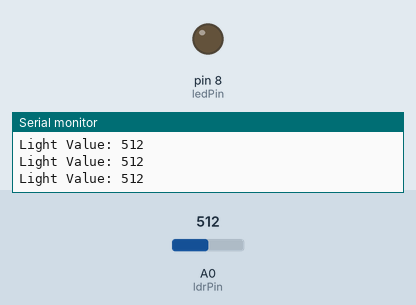
This sketch was run on a simulated Arduino Uno, built with avr-gcc and run on an emulated ATmega328P. On the bench: output pins drawn as LEDs (lit = HIGH), the last lines printed to the serial monitor. Inputs (shaded band) come from the test bench; at power-on: A0 (ldrPin) = 512.

Above: at 1.3 s.
1.4 s: A0 (ldrPin) set to 483
At 2.3 s:
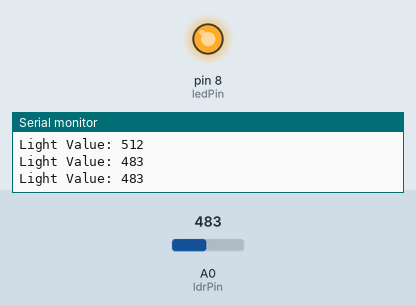
3.0 s: A0 (ldrPin) set to 510
At 3.5 s:
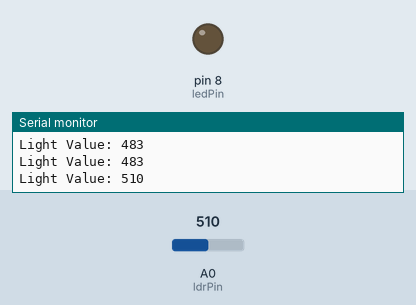
4.5 s: A0 (ldrPin) set to 490
At 5.9 s:
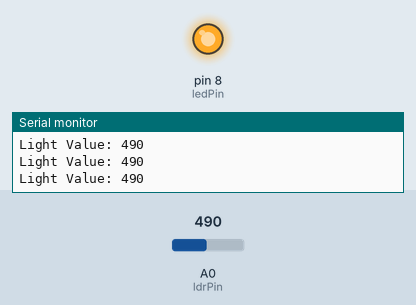
Timing chart, 0 to 7.5 s (numbered marks = the images above; inputs shaded):
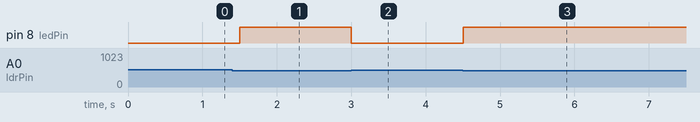

The sketch:

ldr_smart_light.ino
```cpp
int ldrPin = A0;
int ledPin = 8;
int lightValue;

void setup()
{
  pinMode(ledPin, OUTPUT);
  Serial.begin(9600);
}

void loop()
{
  lightValue = analogRead(ldrPin);

  Serial.print("Light Value: ");
  Serial.println(lightValue);

  if(lightValue < 500)
  {
    digitalWrite(ledPin, HIGH);
  }
  else
  {
    digitalWrite(ledPin, LOW);
  }

  delay(500);
}
```

Measured:
- the behaviour switches between 500 and 499 on A0 (ldrPin) (found by bisection; images 0 and 1)
- after the input at 1.4 s, pin 8 (ledPin): LOW → HIGH after 0.10 s
- after the input at 3.0 s, pin 8 (ledPin): HIGH → LOW at once
- after the input at 4.5 s, pin 8 (ledPin): LOW → HIGH at once
